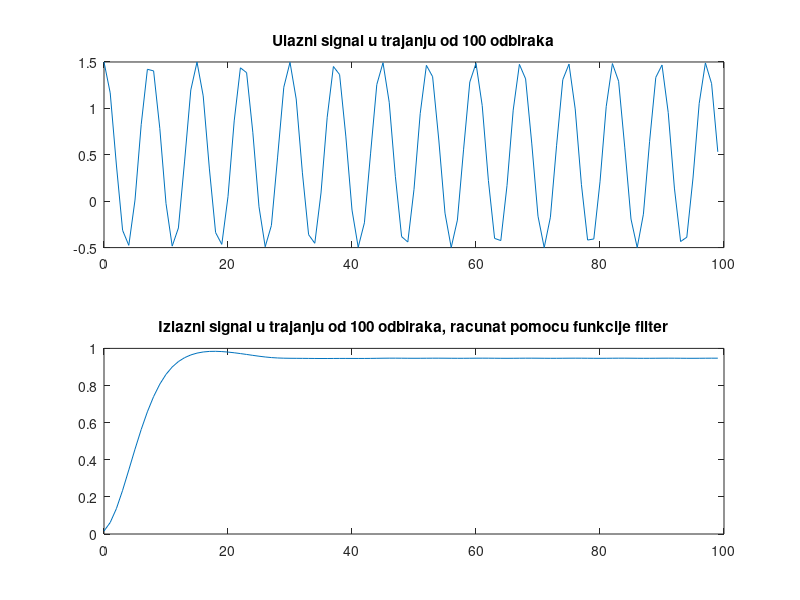

The MATLAB source for this figure:
a = [1 -3.234 4.1252 -2.4466 0.56748];
b = [0.010657 -0.001501 0.000146 0.0085151 0.0006362 0.0044251]; 
%definisanje parametara ulaznog signala 
fs = 44100; f1 = 5900;
%diskretno vreme
n = 0 : 99; %definisanje ulaznog signala u trajanju od 100 odbiraka 
u = 0.5+1*cos(2*pi*f1/fs*n);
%odredjivanje odziva sistema na ulazni signal 
y = filter (b, a, u); %crtanje ulaznog i izlaznog signala  
subplot (2, 1, 1), plot (n, u), title ('Ulazni signal u trajanju od 100 odbiraka');
subplot (2, 1, 2), plot (n, y), title ('Izlazni signal u trajanju od 100 odbiraka, racunat pomocu funkcije filter'); 